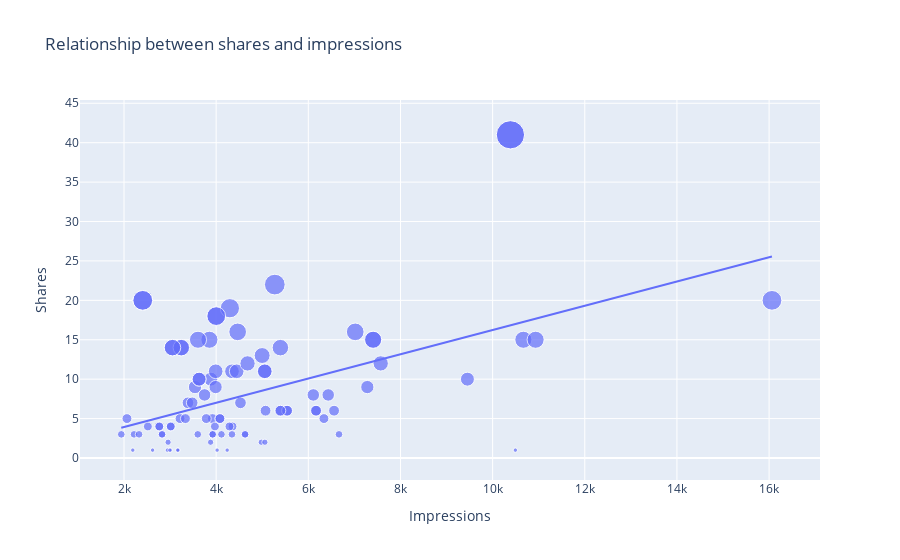

The cell this chart's notebook holds for it:
### Code cell
#Analyzing Relationships
figure=px.scatter(data,x="Impressions",y="Shares",size="Shares",trendline="ols",title="Relationship between shares and impressions")
figure.show()
